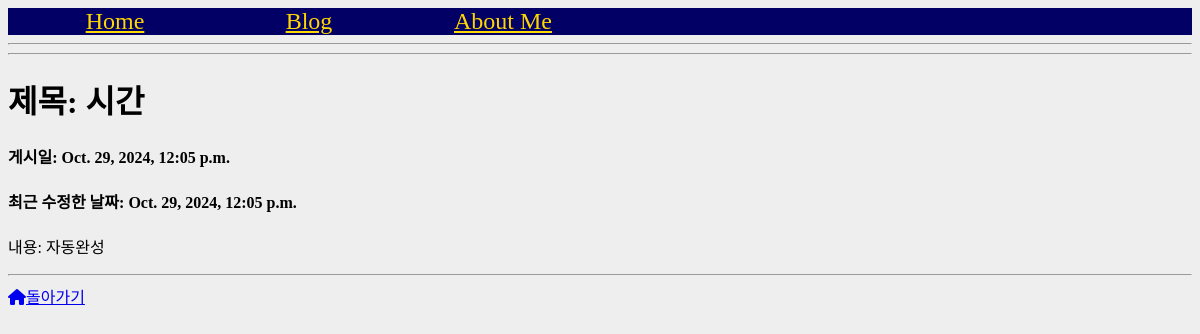
/blog/3/, run on an earlier commit of the app's database.
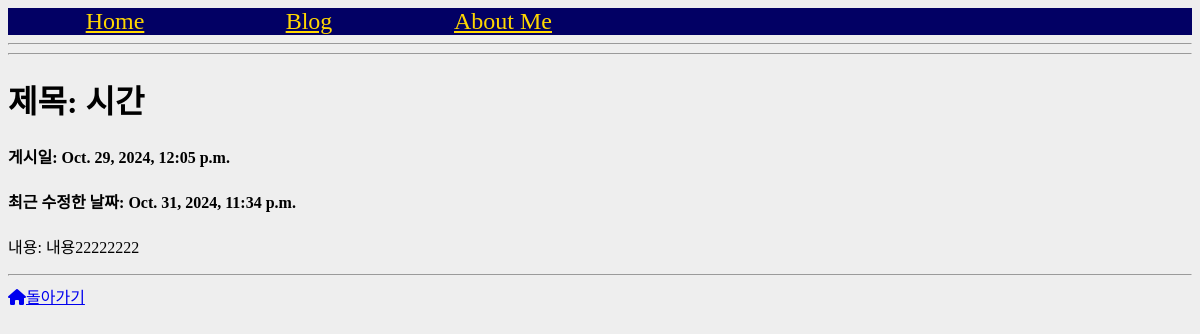
And on a later commit of the database.
### blog/models.py (models this page shows, shortened)
class Post(models.Model):
    title = models.CharField(max_length=100)    #제목 -캐릭터필드 최대 100글자
    content = models.TextField()                #제한없이 길게 쓸 수 있음
    created_at = models.DateTimeField(auto_now_add=True)    #저장 , auto~ -> 시간 자동완성?
    updated_at = models.DateTimeField(auto_now=True)

### blog/views.py (the view)
# urls.py: path('<int:pk>/', views.single_post_page),
def single_post_page(request, pk):
    post = Post.objects.get(pk=pk)
    return render(request, 'blog/single_post_page.html', {'title':'single_post_page', 'post': post})

### blog/templates/blog/single_post_page.html
{% extends './layout.html' %}
{% block content %}
<hr/>
<h1>제목: {{post.title}}</a></h1>
<h4>게시일: {{post.created_at}}</h4>
<h4>최근 수정한 날짜: {{post.updated_at}}</h4>
<p>내용: {{post.content}}</p>
<hr/>
<div>
    <a href="{% url 'blog:blog_list' %}"><i class="fas fa-home"></i>돌아가기</a>
  </div>
{% endblock %}

What changed in the data, as far as the page shows it:
changed Post "시간": updated_at "Oct. 29, 2024, 12:05 p.m." → "Oct. 31, 2024, 11:34 p.m."; content "자동완성" → "내용22222222"
